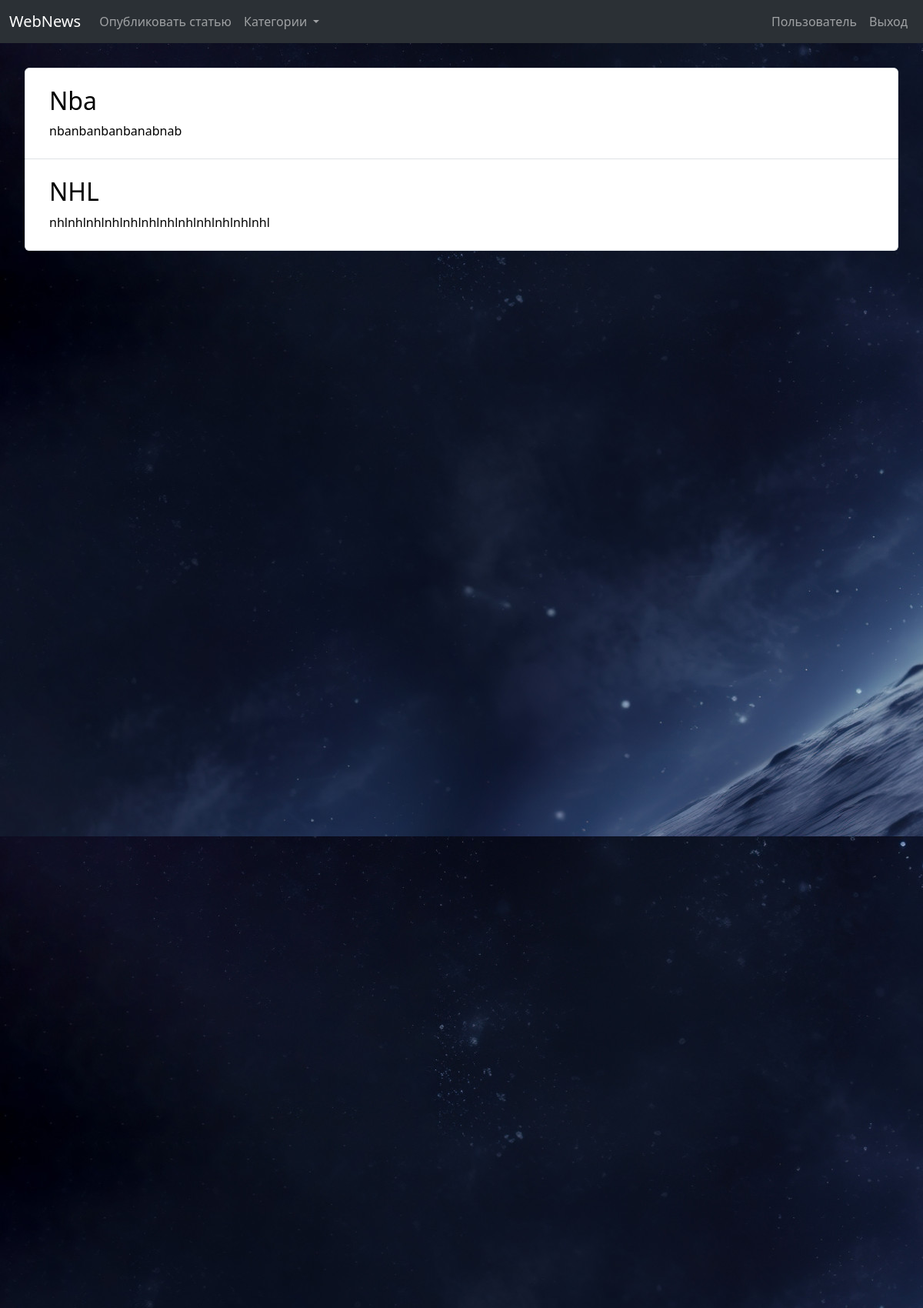
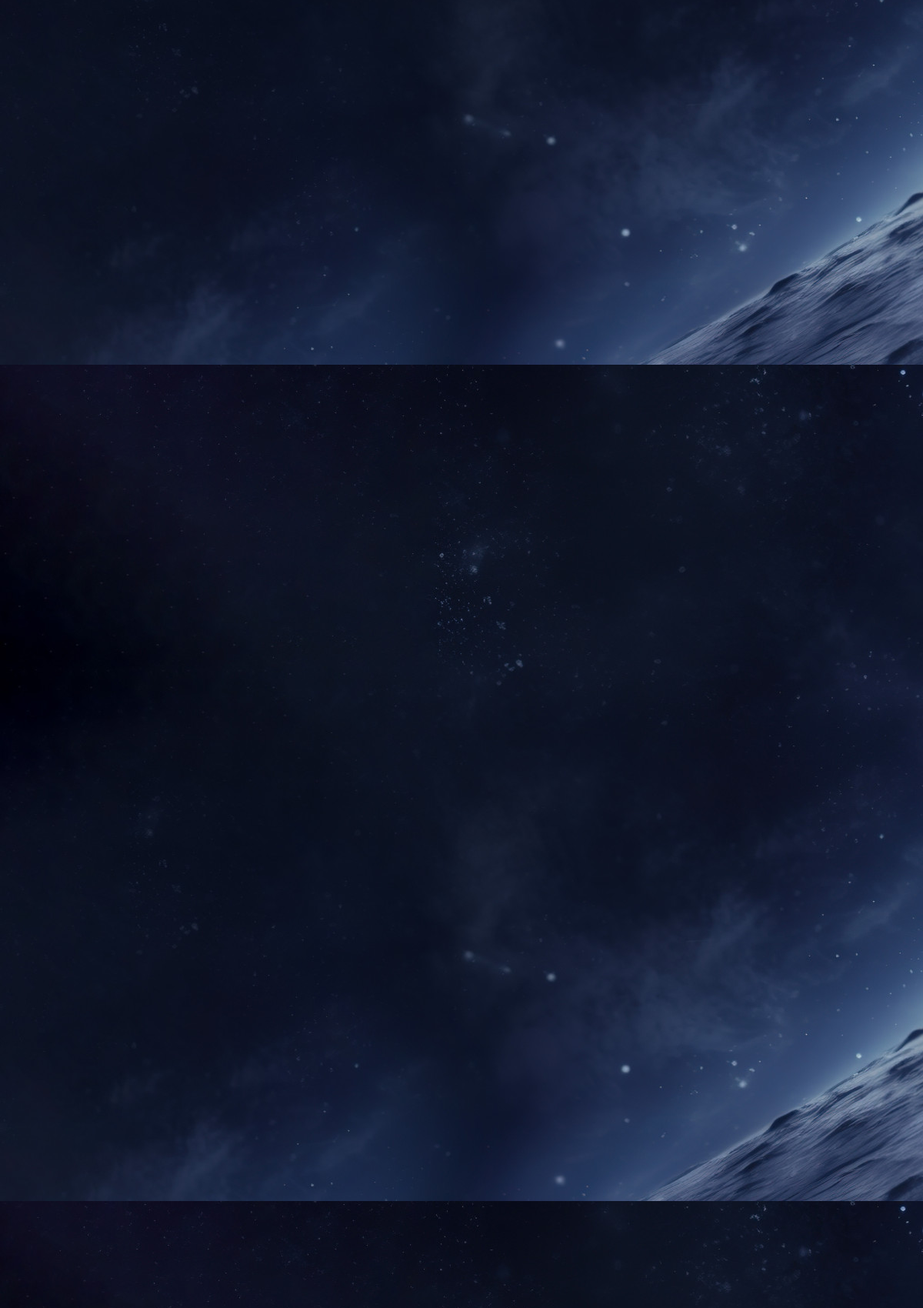
Screenshot of / (signed in, upper part) with the database file from the repository (2 pictures, top to bottom).
### articles/models.py (models this page shows, shortened)
class Articles(models.Model):
    author = models.ForeignKey(User, on_delete=models.CASCADE, blank=True, null=True)
    title = models.CharField(max_length=250)
    text = models.TextField(blank=False)
    category = models.ForeignKey('Categories', on_delete=models.CASCADE)
    tags = models.ManyToManyField('Tags', blank=True)
    image = models.ImageField(upload_to='articles/%Y%m%d/', blank=True)
    date = models.DateField(auto_now_add=True)
    rating = models.IntegerField(default=0, blank=True)
    def get_absolute_url(self):
        return reverse('article', kwargs={'art_pk': self.pk})

### articles/views.py (the view)
# urls.py: path('', views.index, name='home'),
def index(request):
    categories = Categories.objects.all()
    articles = Articles.objects.all()
    context = {'categories': categories, 'articles': articles}
    return render(request, 'articles/index.html', context=context)

### articles/models.py (called while the page is built)
    def get_absolute_url(self):
        return reverse('category', kwargs={'cat_pk': self.pk})

### articles/templates/articles/index.html (shortened to what this page needs)
{% extends 'articles/base.html' %}
{% block body %}
    <ul class="list-group">
        {% for article in articles %}
        <li class="list-group-item">
            <a href="{{ article.get_absolute_url }}">
                <div class="list-group-item-description">
                    <h2>{{ article.title }}</h2>
                    <p>{{ article.text|truncatewords:20 }}</p>
                </div>
            </a>
        </li>
        {% endfor %}
      </ul>
{% endblock %}

### articles/static/articles/css/style.css (style rules this page uses)
ul { list-style: none; }
a { color: black; text-decoration: none; }
.content>ul { padding: 32px; }
.list-group { height: 100%; }
.list-group-item { display: flex; }
.list-group-item-description { margin: 15px; overflow: hidden; margin-bottom: 0px; }

### rows the page displays
Articles: title "Nba", text "nbanbanbanbanabnab"
Articles: title "NHL", text "nhlnhlnhlnhlnhlnhlnhlnhlnhlnhlnhlnhl"
